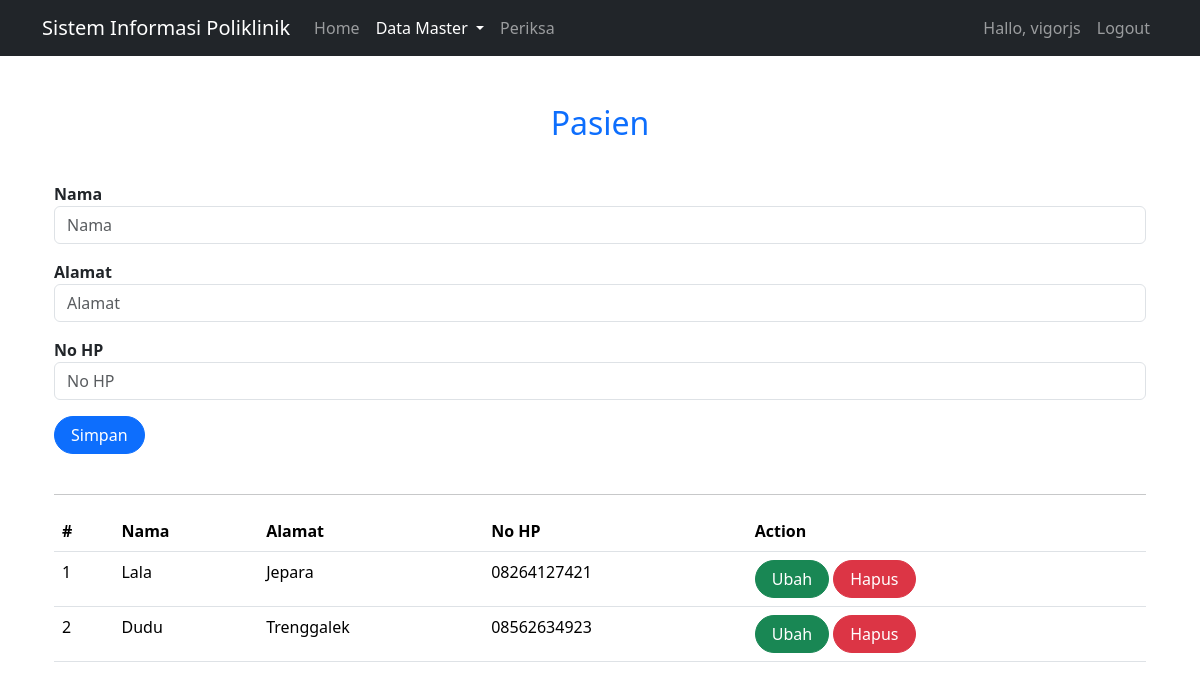
/index.php?page=pasien (signed in), run on the app's committed database.
### tables this page shows
CREATE TABLE `user` (
  `id` int NOT NULL,
  `username` varchar(100) NOT NULL,
  `password` varchar(100) NOT NULL
);

CREATE TABLE `pasien` (
  `id` int NOT NULL,
  `nama` varchar(255) NOT NULL,
  `alamat` varchar(255) NOT NULL,
  `no_hp` varchar(255) NOT NULL
);

### pasien.php (the view, shortened to what this page needs)
<div class="container">
    <div class="form-pasien">
        <form class="form row" method="POST" action="" name="myForm" onsubmit="return(validate());">
            <?php
            $nama = '';
            $alamat = '';
            $no_hp = '';
            ?>
            <div class="col mt-3">
                <div class="form-input mt-3">
                    <label for="nama" class="fw-bold">
                        Nama
                    </label>
                    <input type="text" class="form-control" name="nama" id="nama" placeholder="Nama" value="<?php echo $nama ?>">
                </div>
                <div class="form-input mt-3">
                    <label for="alamat" class="fw-bold">
                        Alamat
                    </label>
                    <input type="text" class="form-control" name="alamat" id="alamat" placeholder="Alamat" value="<?php echo $alamat ?>">
                </div>
                <div class="form-input mt-3">
                    <label for="no_hp" class="fw-bold">
                        No HP
                    </label>
                    <input type="text" class="form-control" name="no_hp" id="no_hp" placeholder="No HP" value="<?php echo $no_hp ?>">
                </div>
                <button type="submit" class="btn btn-primary rounded-pill px-3 mt-3" name="simpan">Simpan</button>
            </div>
        </form>
        <br>
        <hr>
    </div>
    <div class="table-pasien mt-3">
        <table class="table table-responsive">
            <thead class="thead-dark">
                <tr>
                    <th scope="col">#</th>
                    <th scope="col">Nama</th>
                    <th scope="col">Alamat</th>
                    <th scope="col">No HP</th>
                    <th>Action</th>
                </tr>
            </thead>
            <tbody>
                <?php
                $result = mysqli_query($mysqli, "SELECT * FROM pasien");
                $no = 1;
                while ($data = mysqli_fetch_array($result)) {
                ?>
                    <tr>
                        <td><?php echo $no++ ?></td>
                        <td><?php echo $data['nama'] ?></td>
                        <td><?php echo $data['alamat'] ?></td>
                        <td><?php echo $data['no_hp'] ?></td>
                        <td>
                            <a class="btn btn-success rounded-pill px-3" href="index.php?page=pasien&id=<?php echo $data['id'] ?>">Ubah</a>
                            <a class="btn btn-danger rounded-pill px-3" href="index.php?page=pasien&id=<?php echo $data['id'] ?>&aksi=hapus">Hapus</a>
                        </td>
                    </tr>
                <?php
                }
                ?>
            </tbody>
        </table>
    </div>
</div>

### index.php (shortened to what this page needs)
<?php
require_once "conn.php";
if (isset($_SESSION['user_id'])) {
    $user_logged = mysqli_fetch_array((mysqli_query($mysqli, "SELECT * FROM user WHERE id='$_SESSION[user_id]'")));
}
?>
<!DOCTYPE html>
<html lang="en">
<head>
    <link rel="stylesheet" href="css/bootstrap.min.css">
    <link rel="stylesheet" href="https://cdn.jsdelivr.net/npm/sweetalert2@11.9.0/dist/sweetalert2.min.css">
</head>
<body>
    <header>
        <nav class="navbar navbar-expand-lg  navbar-dark bg-dark">
            <div class="container container-fluid">
                <a class="navbar-brand" href="#">
                    Sistem Informasi Poliklinik
                </a>
                <div class="collapse navbar-collapse" id="navbarNavDropdown">
                    <ul class="navbar-nav">
                        <li class="nav-item">
                            <a class="nav-link <?= (!isset($_GET['page'])) ? 'active' : '' ?>" aria-current="page" href="index.php">
                                Home
                            </a>
                        </li>
                        <li class="nav-item dropdown">
                            <a class="nav-link dropdown-toggle <?= (isset($_GET['page']) && ($_GET['page'] == 'pasien' || $_GET['page'] == 'dokter')) ? 'active' : '' ?>" href="#" id="navbarDropdown" role="button" data-bs-toggle="dropdown" aria-expanded="false">
                                Data Master
                            </a>
                        </li>
                        <li class="nav-item">
                            <a class="nav-link <?= (isset($_GET['page']) && $_GET['page'] == 'periksa') ? 'active' : '' ?>" href="index.php?page=periksa">
                                Periksa
                            </a>
                        </li>
                    </ul>
                </div>
                <ul class="nav navbar-nav navbar-right">
                    <?php if (!isset($_SESSION['log'])) { ?>
                        <li class="nav-item"><a class="nav-link <?= (isset($_GET['page']) && $_GET['page'] == 'register') ? 'active' : '' ?>" href="index.php?page=register"><svg xmlns="http://www.w3.org/2000/svg" width="16" height="16" fill="currentColor" class="bi bi-person-fill-add" viewBox="0 0 16 16">
                                    <path d="M12.5 16a3.5 3.5 0 1 0 0-7 3.5 3.5 0 0 0 0 7Zm.5-5v1h1a.5.5 0 0 1 0 1h-1v1a.5.5 0 0 1-1 0v-1h-1a.5.5 0 0 1 0-1h1v-1a.5.5 0 0 1 1 0Zm-2-6a3 3 0 1 1-6 0 3 3 0 0 1 6 0Z" />
                                    <path d="M2 13c0 1 1 1 1 1h5.256A4.493 4.493 0 0 1 8 12.5a4.49 4.49 0 0 1 1.544-3.393C9.077 9.038 8.564 9 8 9c-5 0-6 3-6 4Z" />
                                </svg> Sign Up</a></li>
                        <li class="nav-item"><a class="nav-link <?= (isset($_GET['page']) && $_GET['page'] == 'login') ? 'active' : '' ?>" href="index.php?page=login"><svg xmlns="http://www.w3.org/2000/svg" width="16" height="16" fill="currentColor" class="bi bi-box-arrow-in-right" viewBox="0 0 16 16">
                                    <path fill-rule="evenodd" d="M6 3.5a.5.5 0 0 1 .5-.5h8a.5.5 0 0 1 .5.5v9a.5.5 0 0 1-.5.5h-8a.5.5 0 0 1-.5-.5v-2a.5.5 0 0 0-1 0v2A1.5 1.5 0 0 0 6.5 14h8a1.5 1.5 0 0 0 1.5-1.5v-9A1.5 1.5 0 0 0 14.5 2h-8A1.5 1.5 0 0 0 5 3.5v2a.5.5 0 0 0 1 0v-2z" />
                                    <path fill-rule="evenodd" d="M11.854 8.354a.5.5 0 0 0 0-.708l-3-3a.5.5 0 1 0-.708.708L10.293 7.5H1.5a.5.5 0 0 0 0 1h8.793l-2.147 2.146a.5.5 0 0 0 .708.708l3-3z" />
                                </svg> Login</a></li>
                    <?php } else { ?>
                        <li class="nav-item">
                            <span class="nav-link">Hallo, <?= $user_logged['username'] ?></span>
                        </li>
                        <li class="nav-item"><a class="nav-link" href="logout.php">Logout</a></li>
                    <?php } ?>
                </ul>
            </div>
        </nav>
    </header>
    <main role="main" class="container">
        <?php
        if (isset($_GET['page'])) {
            $page = $_GET['page'];
            if (isset($_SESSION['log'])) {
        ?>
                <h2 class="text-primary mt-5 d-flex justify-content-center"><?php echo ucwords($_GET['page']) ?></h2>
                <?php
                include($page . ".php");
            }
        } else {
            echo "Selamat Datang di Sistem Informasi Poliklinik";
        }
        ?>
    </main>
</body>
</html>

### data on the page
user: username "vigorjs"
pasien: nama "Lala", alamat "Jepara", no_hp "08264127421"
pasien: nama "Dudu", alamat "Trenggalek", no_hp "08562634923"

### other printed values
$_GET['page'] "Pasien"
